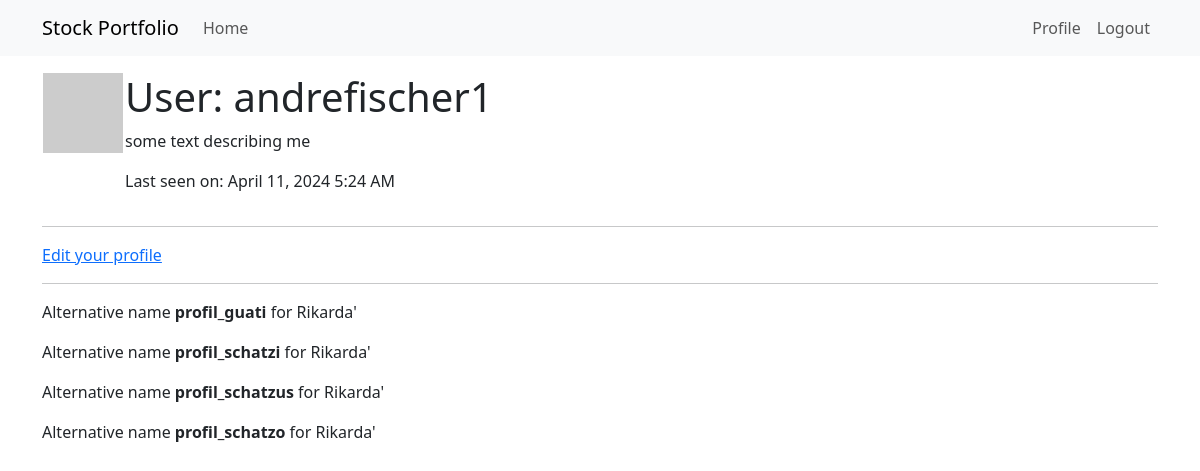
The page /user/andrefischer1 (signed in) on the database as committed earlier.
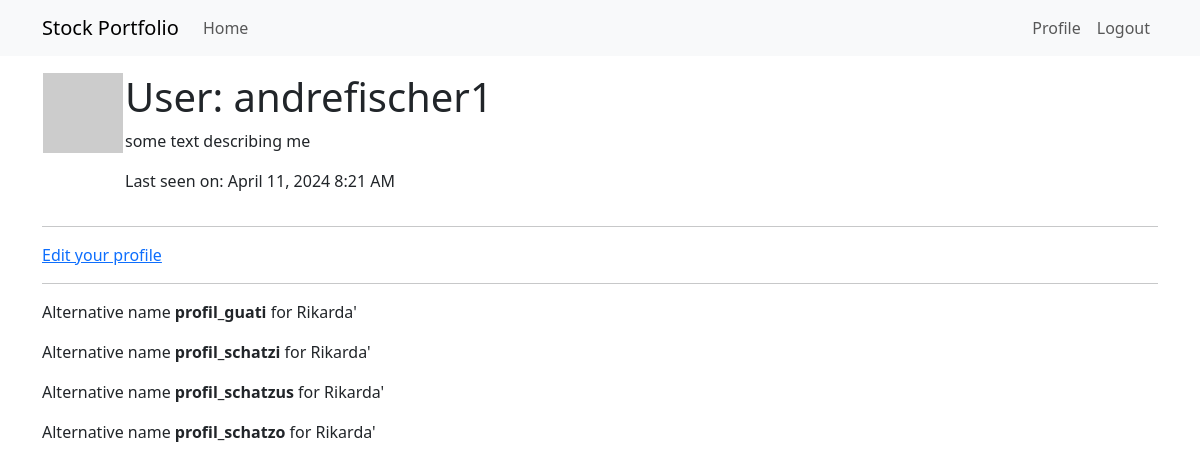
The same page on the database as committed later.
### app/models.py (models this page shows, shortened)
class User(UserMixin, db.Model):  # inherts from db.Model, the bas lass for all models in SQLAlhemy
    id: so.Mapped[int] = so.mapped_column(primary_key=True)
    username: so.Mapped[str] = so.mapped_column(sa.String(64), index=True,  unique=True)
    email: so.Mapped[str] = so.mapped_column(sa.String(120), index=True, unique=True)
    """
    Relationship to new class Portfolio "author" object; so.relationship() is model class that represents the other side of the relationship;
    the "back_populates" arguments reference the name of the relationship attribute on the other side
    """
    portfolios: so.WriteOnlyMapped['Portfolio'] = so.relationship(back_populates='author')
    """
    - password hash is used instead of password to not store them as plain text if DB is comprimised
    - optional typing allows empty or "None"
    - from werkzeug, password hashing and it's checking are added as methods
    """
    password_hash: so.Mapped[Optional[str]] = so.mapped_column(sa.String(256))
    about_me: so.Mapped[Optional[str]] = so.mapped_column(sa.String(140))
    last_seen: so.Mapped[Optional[datetime]] = so.mapped_column(
        default=lambda: datetime.now(timezone.utc))
    def avatar(self,size):
        bg_color = get_random_color(self.username)
        return f'https://ui-avatars.com/api/?name={self.username[0]}+{self.username[1]}&?background={bg_color}&color=fff&?size={size}'

### app/routes.py (the view)
@app.route('/user/<username>')  # <> brackets allow dynamic URL like youtube.com/FarioStalking
@login_required # only accessible to logged-in users
def user(username):
    user = db.first_or_404(sa.select(User).where(User.username == username))
    alt_names = ['profil_' + x for x in ['guati','schatzi','schatzus','schatzo']]
    portfolios = ['NVS.SW,APPLE,DOWJON','ROG.SW,NVS.SW']
    return render_template('user.html', user=user, alt_names=alt_names, portfolios=portfolios)

### app/bin.py (called while the page is built)
def get_random_color(username):
    random.seed(hash(username))
    r = random.randint(0, 255)
    g = random.randint(0, 255)
    b = random.randint(0, 255)
    color_code = "#{:02x}{:02x}{:02x}".format(r, g, b)
    return color_code

### app/models.py (called while the page is built)
@login.user_loader  # user loader is registered with decorator
def load_user(id):
    return db.session.get(User, int(id)) # needs to be converted to int as string

### app/routes.py (called while the page is built)
@app.before_request
def before_request():
    if current_user.is_authenticated:
        current_user.last_seen = datetime.now(timezone.utc) # adding to db - no .add() needed here
        db.session.commit() # committing to db

### app/templates/user.html
{% extends "base.html" %}
{% block content %}
    <table>
        <tr valign="top">
            <td><img src="{{ user.avatar(32) }}"></td>
            <td>
                <h1>User: {{ user.username }}</h1>
                {% if user.about_me %}<p>{{ user.about_me }}</p>{% endif %}
                {% if user.last_seen %}<p>Last seen on: {{ moment(user.last_seen).format('LLL') }}</p>{% endif %}
            </td>
        </tr>
    </table>
    <hr>
    {% if user == current_user %}
    <p><a href="{{ url_for('edit_profile') }}">Edit your profile</a></p>
    {% endif %}
    <hr>
    {% for a in alt_names %}
    <div><p>Alternative name <b> {{ a }}  </b> for Rikarda'</p></div>
    {% endfor %}
{% endblock %}

### app/templates/base.html (shortened to what this page needs)
<!doctype html>
<html lang="en">
  <head>
    <link
        href="https://cdn.jsdelivr.net/npm/bootstrap@5.3.2/dist/css/bootstrap.min.css"
        rel="stylesheet"
>
  </head>
  <body>
    <nav class="navbar navbar-expand-lg bg-body-tertiary">
      <div class="container">
        <a class="navbar-brand" href="{{ url_for('index') }}">Stock Portfolio </a>
        <div class="collapse navbar-collapse" id="navbarSupportedContent">
          <ul class="navbar-nav me-auto mb-2 mb-lg-0">
            <li class="nav-item">
              <a class="nav-link" aria-current="page" href="{{ url_for('index') }}">Home</a>
            </li>
          </ul>
          <ul class="navbar-nav mb-2 mb-lg-0">
            {% if current_user.is_anonymous %}
            <li class="nav-item">
              <a class="nav-link" aria-current="page" href="{{ url_for('login') }}">Login</a>
            </li>
            {% else %}
            <li class="nav-item">
              <a class="nav-link" aria-current="page" href="{{ url_for('user', username=current_user.username) }}">Profile</a>
            </li>
            <li class="nav-item">
              <a class="nav-link" aria-current="page" href="{{ url_for('logout') }}">Logout</a>
            </li>
            {% endif %}
          </ul>
        </div>
      </div>
    </nav>
    <div class="container mt-3">
      {% block content %}{% endblock %}
    </div>
  </body>
</html>

Rows that differ between the two databases and show on the page:
changed User "andrefischer1": last_seen "April 11, 2024 5:24 AM" → "April 11, 2024 8:21 AM"
